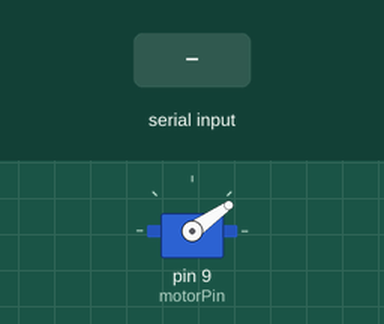
The sketch below on a simulated Arduino Uno, built with avr-gcc and run on an emulated ATmega328P. Shown: servo. The test bench sets the inputs (shaded band).

Above: at 1.2 s.
1.3 s: "1" received over Serial
At 3.3 s:
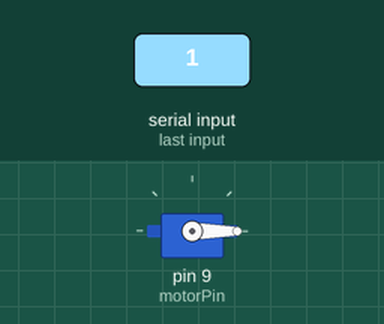
Timing chart, 0 to 4.8 s (numbered marks = the images above; inputs shaded):
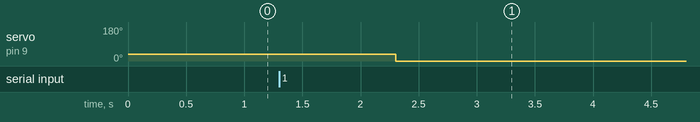

Measured:
- after the input at 1.3 s, servo on pin 9 (motorPin): 35° → 0° after 1.0 s

The sketch:

receiver.ino
```cpp
#include <Servo.h>

Servo motor;
const int motorPin = 9;
uint16_t kanalSinyali;

void setup() {
  Serial.begin(9600);
  motor.attach(motorPin);
  motor.writeMicroseconds(900); // sinyal yoksa bunu uygula
}

void loop() {
  if (Serial.available()) {
    Serial.readBytes((byte*)(&kanalSinyali), sizeof(kanalSinyali));
    motor.writeMicroseconds(kanalSinyali);
  }
}
```
